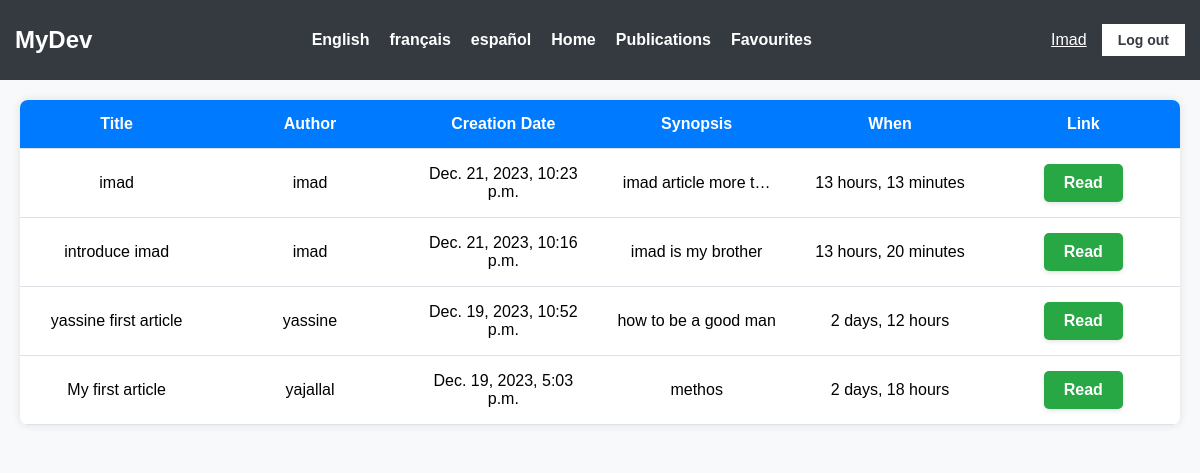
Screenshot of /en/articles/ (signed in) with the database file from the repository.
### medium/models.py (models this page shows, shortened)
class Article(models.Model):
    title = models.CharField(max_length=64, null=False)
    author = models.ForeignKey(User, null=False, on_delete=models.CASCADE)
    created = models.DateTimeField(auto_now_add=True, null=False)
    synopsis = models.CharField(max_length=312, null=False)
    content = models.TextField(null=False)

### medium/views.py (the view)
class Articles(TemplateView):
    template_name = 'articles.html'
    def get_context_data(self, **kwargs: Any) -> dict[str, Any]:
        context = super().get_context_data(**kwargs)
        context['articles'] = Article.objects.all()
        return context
    def dispatch(self, request: HttpRequest, *args: Any, **kwargs: Any) -> HttpResponse:
        if self.request.method == 'POST':
            if 'action' in self.request.POST and self.request.POST['action'] == 'logout':
                logout(request)
                return redirect('login_view')
        return super().dispatch(request, *args, **kwargs)

### medium/templates/articles.html (shortened to what this page needs)
{% load i18n %}
<!DOCTYPE html>
<html lang="en">
<head>
</head>
<body>
    {% include 'navbar.html' %}
    <div class="articles">
        <table>
            <thead>
                <tr>
                    <th>Title</th>
                    <th>Author</th>
                    <th>Creation Date</th>
                    <th>Synopsis</th>
                    <th>When</th>
                    <th>Link</th>
                </tr>
            </thead>
            <tbody>
                {% for article in articles|dictsortreversed:"created" %}
                    <tr>
                        <td>{{article.title}}</td>
                        <td>{{article.author}}</td>
                        <td>{{article.created}}</td>
                        <td>{{article.synopsis|truncatechars:20}}</td>
                        <td>{{article.created|timesince}}</td>
                        {% url 'details_view' pk=article.id as details_url %}
                        <td><a href="{{ details_url }}"><button class="success-button">{% trans "Read"%}</button></a></td>
                    </tr>
                    {% endfor %}
            </tbody>
        </table>
    </div>
</body>
</html>

### medium/templates/navbar.html (shortened to what this page needs)
{% load i18n %}
<!DOCTYPE html>
<html lang="en">
<head>
</head>
<body>
    <div class="navbar">
        <div class="logo">MyDev</div>
        <ul class="nav-links">
            {% get_current_language as CURRENT_LANGUAGE %}
            {% get_available_languages as AVAILABLE_LANGUAGES %}
            {% get_language_info_list for AVAILABLE_LANGUAGES as languages %}
            {% for language in languages %}
            <li>
              <a href="/{{ language.code }}/"
                {% if language.code == CURRENT_LANGUAGE %} class="active"{% endif %}>
                    {% trans language.name_local %}
              </a>
            </li>
          {% endfor %}
            {% url 'home_view' as home_url %}
            <li><a href="{{ home_url }}">{% trans "Home" %}</a></li>
            {% if user.is_authenticated %}
                {% url 'publications_view' as publications_url %}
                {% url 'favourites_view' as favourite_url %}
                <li><a href="{{publications_url}}">{% trans "Publications" %}</a></li>
                <li><a href="{{favourite_url}}">{% trans "Favourites" %}</a></li>
            {% endif %}
        </ul>
        {% if user.is_authenticated %}
            <div class="auth-buttons">
                <p class="username">{{ user.username }}</p>
                <form method="POST">
                    <button name="action" value="logout">{% trans "Log out" %}</button>
                </form>
            </div>
        {% endif %}
    </div>
</body>
</html>

### medium/templates/articles.html (style rules this page uses)
body { font-family: 'Segoe UI', Tahoma, Geneva, Verdana, sans-serif; }
.articles { background-color: #f8f9fa; margin: 0; padding: 0; display: flex; justify-content: center; }
table { width: 100%; border-collapse: collapse; background-color: #fff; box-shadow: 0 0 10px rgba(0, 0, 0, 0.1); border-radius: 8px; overflow: hidden; margin: 20px; }
th, td { padding: 15px; text-align: center; border-bottom: 1px solid #dee2e6; width: calc(100% / 6); }
th { background-color: #007bff; color: #fff; }
.success-button { display: inline-block; padding: 10px 20px; font-size: 16px; font-weight: bold; text-align: center; text-decoration: none; color: #ffffff; background-color: #28a745; border-radius: 5px; border: none; cursor: pointer; box-shadow: 0 2px 4px rgba(0, 0, 0, 0.1); transition: background-color 0.3s ease; }

### medium/templates/navbar.html (style rules this page uses)
body { font-family: 'Arial', sans-serif; margin: 0; padding: 0; background-color: #f8f9fa; }
.navbar { background-color: #343a40; padding: 15px; display: flex; justify-content: space-between; align-items: center; }
.logo { color: #ffffff; font-size: 24px; font-weight: bold; text-decoration: none; }
.nav-links { list-style: none; margin: 0; padding: 0; display: flex; }
.nav-links li { margin-right: 20px; }
.nav-links a { text-decoration: none; color: #ffffff; font-weight: bold; font-size: 16px; }
.auth-buttons { display: flex; align-items: center; }
.auth-buttons button { margin-left: 15px; padding: 8px 16px; border: none; cursor: pointer; font-size: 14px; font-weight: bold; color: #343a40; background-color: #ffffff; }
a { text-decoration: none; }
.username { color: white; text-decoration: underline; cursor: pointer; text-transform: capitalize; }

### rows the page displays
Article: title "imad", author "imad", created "Dec. 21, 2023, 10:23 p.m.", synopsis "imad article more t…", created "13 hours, 13 minutes"
Article: title "introduce imad", author "imad", created "Dec. 21, 2023, 10:16 p.m.", synopsis "imad is my brother", created "13 hours, 20 minutes"
Article: title "yassine first article", author "yassine", created "Dec. 19, 2023, 10:52 p.m.", synopsis "how to be a good man", created "2 days, 12 hours"
Article: title "My first article", author "yajallal", created "Dec. 19, 2023, 5:03 p.m.", synopsis "methos", created "2 days, 18 hours"

### other values shown
{{ user.username }} "Imad"
